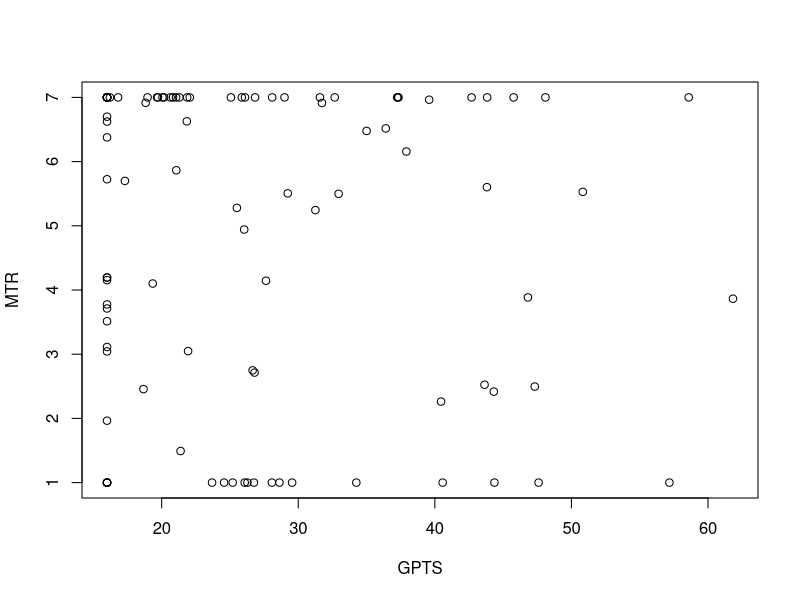

This chart was generated by the following R code:
# Green et al., Paranoid Thoughts Scale (GPTS)
# Scores on each scale can range from 16 to 80. Higher scores indicate greater levels of paranoid thinking.

# General population 	M = 23 +/- 11 SD (n=7300)
# Psychosis 			M = 38 +/- 21 SD (n=1804)
# Persecutory delusions M = 59 +/- 15 SD (n=360)
#	Just model 1st two groups

sn <- c(7300, 1804)
p <- sn / sum(sn) # 80/20 percent

GPTS <- rnorm(100)
GPTS[1:80] <- GPTS[1:80] * 11 + 23
GPTS[81:100] <- GPTS[81:100] * 21 + 38

GPTS[GPTS<16] <- 16
GPTS[GPTS>80] <- 80

# Intermediate
V <- 80 - GPTS

# Mean Trust Rating
MTR <- (V)*6/(80-16) + 1 + rnorm(100)*5
MTR[MTR<1] <- 1
MTR[MTR>7] <- 7

plot(GPTS, MTR)

mod.par <- lm(GPTS ~ MTR)

Participant <- seq(100)
dat.par <- data.frame(Participant=Participant, MTR=MTR, GPTS=GPTS)



write.csv(dat.par, file="lab-5-data.csv", row.names=FALSE)

write.csv(format(dat.par, digits=2, nsmall=2), file="lab-5-data.csv", row.names=FALSE)




# END
# ------------------------------------------------------------------
# ------------------------------------------------------------------